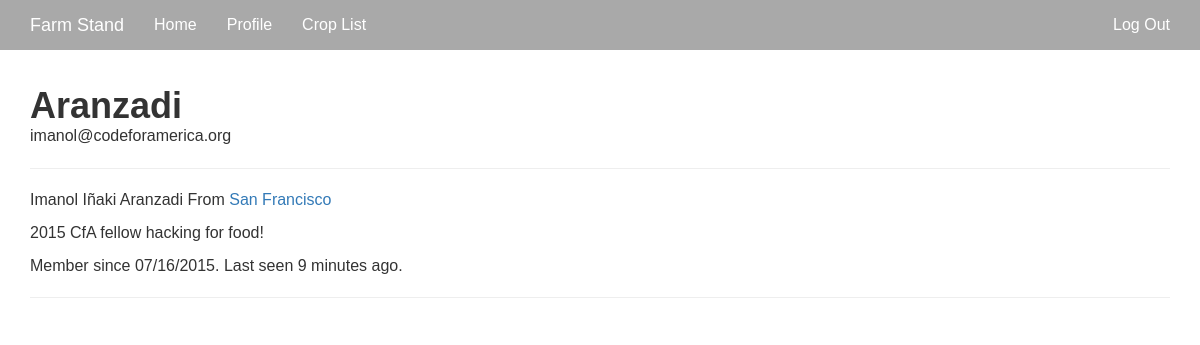
/user/Aranzadi (signed in), run on the app's committed database.
### app/models.py (models this page shows, shortened)
class User(UserMixin, db.Model):
    __tablename__ = 'users'
    id = db.Column(db.Integer, primary_key=True)
    email = db.Column(db.String(64), unique=True, index=True)
    phone = db.Column(db.String(64), unique=True, index=True)
    username = db.Column(db.String(64), unique=True, index=True)
    name = db.Column(db.String(64), index=True)
    about_me = db.Column(db.Text())
    location = db.Column(db.String(64))
    member_since = db.Column(db.DateTime(), default=datetime.utcnow)
    last_seen = db.Column(db.DateTime(), default=datetime.utcnow)
    role_id = db.Column(db.Integer, db.ForeignKey('roles.id'))
    password_hash = db.Column(db.String(128))
    confirmed = db.Column(db.Boolean, default=False)
    products = db.relationship('Product', backref='farmer', lazy='dynamic')
    def ping(self):
        self.last_seen = datetime.utcnow()
        db.session.add(self)
    def can(self, permissions):
        return self.role is not None and \
            (self.role.permissions & permissions) == permissions
    def is_administrator(self):
        return self.can(Permission.ADMINISTER)
    @property
    def password(self):
        raise AttributeError('password is not a readable attribute')

### app/main/views.py (the view)
@main.route('/user/<username>')
def user(username):
    user = User.query.filter_by(username=username).first()
    if user is None:
        abort(404)
    return render_template('user.html', user=user)

### app/auth/views.py (called while the page is built)
@auth.before_app_request
def before_request():
    if current_user.is_authenticated():
        current_user.ping()
        if current_user.is_authenticated() and not current_user.confirmed and request.endpoint[:5] != 'auth.':
            return redirect(url_for('auth.unconfirmed'))

### app/main/__init__.py (called while the page is built)
@main.app_context_processor
def inject_permissions():
    return dict(Permission=Permission)

### app/models.py (called while the page is built)
@login_manager.user_loader
def load_user(user_id):
    return User.query.get(int(user_id))

### app/templates/user.html (shortened to what this page needs)
{% extends "base.html" %}
{% import "bootstrap/wtf.html" as wtf %}
{% block content %}
<div class="container">
  <div class="page-header">
    <h1>{{ user.username }}</h1><span>{{ user.email }}</span>
    <hr>
    {% if user.name or user.location %} <p>
            {% if user.name %}{{ user.name }}{% endif %}
            {% if user.location %}
    From <a href="http://maps.google.com/?q={{ user.location }}"> {{ user.location }}
    </a>
    {% endif %}
    </p>
    {% endif %}
    {% if user.about_me %}<p>{{ user.about_me }}</p>{% endif %} <p>
            Member since {{ moment(user.member_since).format('L') }}.
            Last seen {{ moment(user.last_seen).fromNow() }}.
    </p>
  </div>
</div>
{% endblock %}

### app/static/css/style.css (style rules this page uses)
body { font-family: 'Montserrat', sans-serif; font-size: 16px; }
h1 { font-size: 36px; margin-bottom: 0px; font-weight: bold; margin-top: 0px; }

### data on the page
User: username "Aranzadi", email "imanol@codeforamerica.org", name "Imanol Iñaki Aranzadi", location "San Francisco", about_me "2015 CfA fellow hacking for food!", member_since "07/16/2015", last_seen "9 minutes ago"
